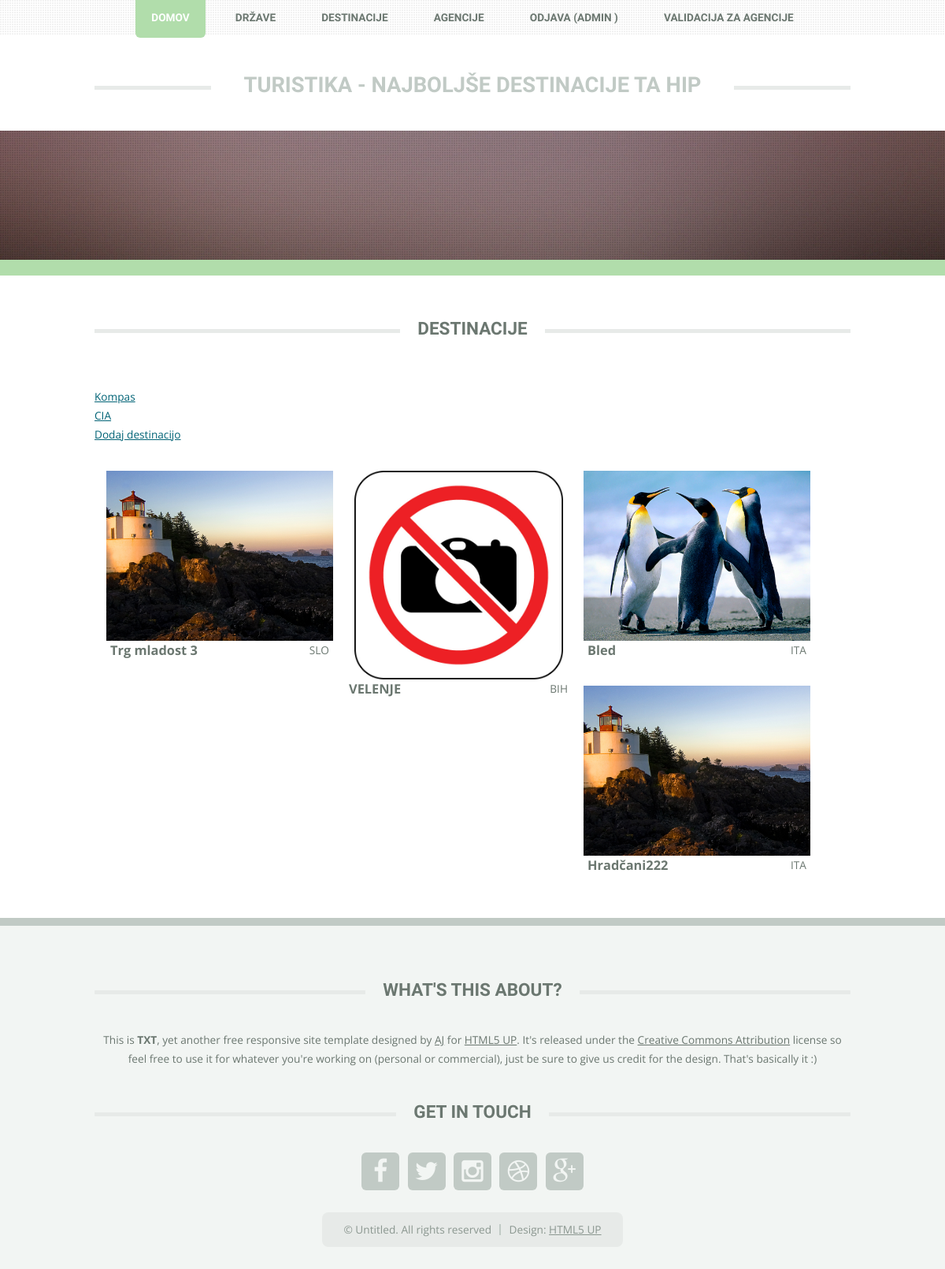
/agencies.php (signed in), run on the app's committed database.
### tables this page shows
CREATE TABLE `agencies` (
  `id` int(11) NOT NULL,
  `title` varchar(75) NOT NULL,
  `user_name` varchar(100) NOT NULL,
  `pass` varchar(250) NOT NULL,
  `email` varchar(100) NOT NULL,
  `avatar` varchar(150) DEFAULT NULL,
  `admin` int(11) NOT NULL
);

CREATE TABLE `destinations` (
  `id` int(11) NOT NULL,
  `country_id` int(11) NOT NULL,
  `agency_id` int(11) NOT NULL,
  `title` varchar(200) NOT NULL,
  `description` text,
  `www` varchar(200) DEFAULT NULL,
  `lat` varchar(100) DEFAULT NULL,
  `alt` varchar(100) DEFAULT NULL,
  `cost` int(11) DEFAULT NULL,
  `duration` int(11) NOT NULL
);

CREATE TABLE `pictures` (
  `id` int(11) NOT NULL,
  `destination_id` int(11) NOT NULL,
  `url` varchar(200) NOT NULL,
  `title` varchar(200) NOT NULL
);

CREATE TABLE `countries` (
  `id` int(11) NOT NULL,
  `title` varchar(200) NOT NULL,
  `short` varchar(5) NOT NULL
);

### agencies.php (the view, shortened to what this page needs)
<?php
include_once 'header.php';
include_once 'database.php';
$query = "SELECT * FROM agencies";
$result = mysqli_query($link, $query);
while($row = mysqli_fetch_array($result))
{
    $title = $row['title'];
 echo '<a href="agency.php?id='.$row['id'].'">'.$title.'</a>';
 echo '<br>';
}
?>
<?php
include_once 'header.php';
include_once 'database.php';
$query = "SELECT d.title AS dtitle, d.id AS did,
          c.title AS ctitle, c.short
          FROM destinations d INNER JOIN countries c
          ON c.id=d.country_id";
$result = mysqli_query($link, $query);
?>
<?php
    if ($_SESSION['admin'] == 1) {
?>
<a href="destination_add.php">Dodaj destinacijo</a>
<?php
    }
?>
<div id="destinations">
<?php
while ($row = mysqli_fetch_array($result)) {
    echo '<div class="destination">';
        echo '<a href="destination.php?id='.$row['did'].'">';
        $query = "SELECT *
                  FROM pictures
                  WHERE destination_id=".$row['did'].'
                  LIMIT 1';
        $r = mysqli_query($link, $query);
        $picture = mysqli_fetch_array($r);
        if (empty($picture['url'])) {
            echo '<img src="slike/no-photo.jpg" alt="" />';
        }
        else {
            echo '<img src="'.$picture['url'].'" alt="" />';
        }
        echo '</a>';
        echo '<span class="destination_name">'.$row['dtitle'].'</span>';
        echo '<span class="destination_country">'.$row['short'].'</span>';
    echo '</div>';
}
?>
</div>
<?php
include_once 'footer.php';
?>

### header.php (shortened to what this page needs)
<!DOCTYPE HTML>
<html>
	<head>
                <link rel="stylesheet" href="css/lightbox.css">
	</head>
	<body class="homepage">
			<header id="header">
				<div class="logo container">
					<div>
						<p>TURISTIKA - najboljše destinacije ta HIP</p>
					</div>
				</div>
			</header>
			<nav id="nav" class="skel-layers-fixed">
				<ul>
					<li class="current"><a href="index.php">Domov</a></li>
                                        <li><a href="countries.php">Države</a></li>
                                        <li><a href="destinations.php">Destinacije</a></li>
                                        <li><a href="agencies.php">Agencije</a></li>
                                        <?php
                                            if (!isset($_SESSION['user_id'])) {
                                                echo '<li><a href="login.php">Prijava</a></li>';
                                                echo '<li><a href="registration.php">Registracija</a></li>';
                                                echo '<li><a href="registration_agencies.php">Registracija za Agencije</a></li>';
                                            }
                                            else {
                                                echo '<li><a href="logout.php">Odjava ('.
                                                        $_SESSION['first_name'].' )</a></li>';
                                            }
                                        ?>
                                        <?php
                                          if (($_SESSION['admin']==1))
                                             {
                                                echo '<li><a href="agencies_validation.php">Validacija za Agencije</a></li>';
                                            }
                                        ?>
				</ul>
			</nav>
			<div id="banner-wrapper">
			</div>
			<div id="main-wrapper">
				<div id="main" class="container">
					<div class="row 200%">
						<div class="12u">
								<section class="box features">
									<h2 class="major"><span>Destinacije</span></h2>
									<div>

### footer.php (shortened to what this page needs)
</div>
								</section>
						</div>
					</div>
				</div>
			</div>
			<footer id="footer" class="container">
				<div class="row 200%">
					<div class="12u">
							<section>
								<h2 class="major"><span>What's this about?</span></h2>
								<p>
									This is <strong>TXT</strong>, yet another free responsive site template designed by
									<a href="http://n33.co">AJ</a> for <a href="http://html5up.net">HTML5 UP</a>. It's released under the
									<a href="http://html5up.net/license/">Creative Commons Attribution</a> license so feel free to use it for
									whatever you're working on (personal or commercial), just be sure to give us credit for the design.
									That's basically it :)
								</p>
							</section>
					</div>
				</div>
				<div class="row 200%">
					<div class="12u">
							<section>
								<h2 class="major"><span>Get in touch</span></h2>
								<ul class="contact">
									<li><a class="icon fa-facebook" href="#"><span class="label">Facebook</span></a></li>
									<li><a class="icon fa-twitter" href="#"><span class="label">Twitter</span></a></li>
									<li><a class="icon fa-instagram" href="#"><span class="label">Instagram</span></a></li>
									<li><a class="icon fa-dribbble" href="#"><span class="label">Dribbble</span></a></li>
									<li><a class="icon fa-google-plus" href="#"><span class="label">Google+</span></a></li>
								</ul>
							</section>
					</div>
				</div>
					<div id="copyright">
						<ul class="menu">
							<li>&copy; Untitled. All rights reserved</li><li>Design: <a href="http://html5up.net">HTML5 UP</a></li>
						</ul>
					</div>
			</footer>
	</body>
</html>

### css/lightbox.css (style rules this page uses)
body:after { content: url(../img/close.png) url(../img/loading.gif) url(../img/prev.png) url(../img/next.png); display: none; }

### css/style.css (style rules this page uses)
body { background: #f2f5f3; }
body,input,textarea,select { font-family: 'Open Sans', sans-serif; font-weight: 400; color: #6b7770; font-size: 11.5pt; line-height: 2em; }
h1, h2, h3, h4, h5, h6 { font-family: 'Open Sans Condensed', sans-serif; font-weight: 700; text-transform: uppercase; color: #6b7770; }
h2.major { position: relative; border-top: solid 5px #e7eae8; }
h2.major span { background: #fff; position: relative; display: inline-block; }
a { color: #006376; text-decoration: underline; }
b, strong { font-weight: 700; color: #6b7770; }
p, ul, ol, dl, table { margin-bottom: 3em; }
section, article { margin-bottom: 6em; }
section > :last-child, article > :last-child { margin-bottom: 0; }
section:last-child, article:last-child { margin-bottom: 0; }
ul.contact { cursor: default; }
ul.contact li { position: relative; display: inline-block; margin: 0 0.25em 0 0.25em; top: 0; -moz-transition: top .15s ease-in-out; -webkit-transition: top .15s ease-in-out; -o-transition: top .15s ease-in-out; -ms-transition: top .15s ease-in-out; transition: top .15s ease-in-out; }
ul.contact li a { display: block; position: relative; width: 48px; height: 48px; border-radius: 6px; outline: 0; -moz-transition: background-color .2s ease-in-out; -webkit-transition: background-color .2s ease-in-out; -o-transition: background-color .2s ease-in-out; -ms-transition: background-color .2s ease-in-out; transition: background-color .2s ease-in-out; background: #c1cac5; text-align: center; }
ul.contact li a:before { color: #f2f5f3; font-size: 32px; line-height: 48px; }
ul.menu li { border-left: solid 1px #E7EAE8; display: inline-block; padding: 0 0 0 0.75em; margin: 0 0 0 0.75em; }
ul.menu li:first-child { border-left: 0; margin-left: 0; padding-left: 0; }
.icon { position: relative; text-decoration: none; }
.icon:before { -moz-osx-font-smoothing: grayscale; -webkit-font-smoothing: antialiased; font-family: FontAwesome; font-style: normal; font-weight: normal; text-transform: none !important; }
#banner-wrapper { position: relative; background-image: url('images/overlay.png'), url('images/overlay.png'), url('../images/banner.jpg'); background-position: top left, top left, center center; background-repeat: repeat, repeat, no-repeat; background-size: auto, auto, cover; z-index: 1; }
#main-wrapper { background: #fff; border-top: solid 5px #b1ddab; border-bottom: solid 5px #c1cac5; }
#footer a { color: inherit; }
#footer h2.major span { background: #f2f5f3; }
#copyright { display: inline-block; background: #e7eae8; padding: 0.75em 2em 0.75em 2em; border-radius: 8px; color: #8b9790; }
#copyright a { color: inherit; }
#copyright .menu { margin: 0; }
#copyright .menu li { border-color: #C1CAC5; border-width: 2px; line-height: 1em; }
#destinations { width: 100%; }
.destination { width: 30%; float: left; margin: 10px 0px 0px 15px; }
.destination img { display: block; max-height: 265px; max-width: 100%; width: auto; margin: 0px auto; }
.destination .destination_name { font-size: 1.2em; font-weight: bold; float: left; margin-left: 5px; }
.destination .destination_country { text-transform: uppercase; float: right; margin-right: 5px; }

### css/style-1000px.css (style rules this page uses)
body { min-width: 960px; }
body,input,textarea,select { font-size: 10.25pt; line-height: 1.75em; }
h2.major { margin: 0 0 2em 0; }
h2.major span { top: -0.75em; padding: 0 1em 0 1em; }
#banner-wrapper { padding: 6em 0 6em 0; }
#main-wrapper { border-top-width: 20px; border-bottom-width: 10px; }
#header { padding: 4em 0 1em 0; }
#main { padding: 3em 0 2em 0; }
#main > .row { padding: 2em 0 2em 0; }
#footer { text-align: center; padding: 4em 0 4em 0; }
#footer > .row { padding: 2em 0 2em 0; }
#copyright { margin: 0; }

### data on the page
agencies: title "Kompas"
agencies: title "CIA"
destinations: pictures.url (picture), title "Trg mladost 3", country.short "SLO"
destinations: title "VELENJE", country.short "BIH"
destinations: pictures.url (picture), title "Bled", country.short "ITA"
destinations: pictures.url (picture), title "Hradčani222", country.short "ITA"

### other printed values
$_SESSION['first_name'] "ADMIN"
